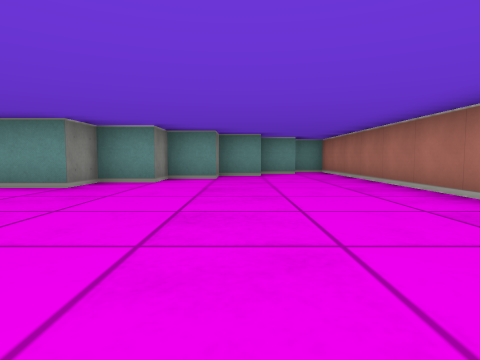
View 1 (above)

16 first-person views from a walk through a cub3D ray-caster map. The camera is about half as high as the walls, tilts 4° down and sees 75° across. The floor is counted in squares. Each view is taken from the middle of a square. On the plan, view 1 faces up. The plan holds only what a view shows up to about 9 squares ahead; the rest is blank.

View 2
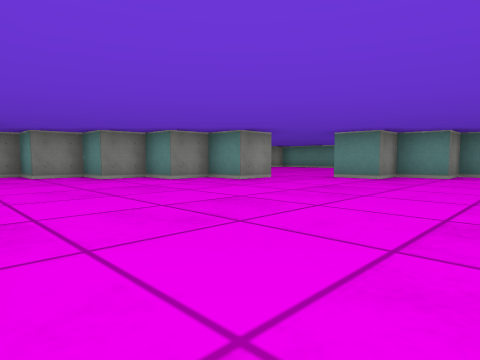

View 3
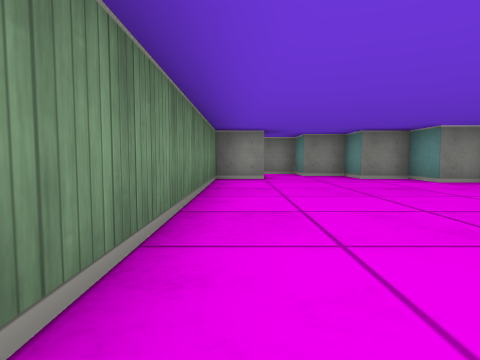

View 4
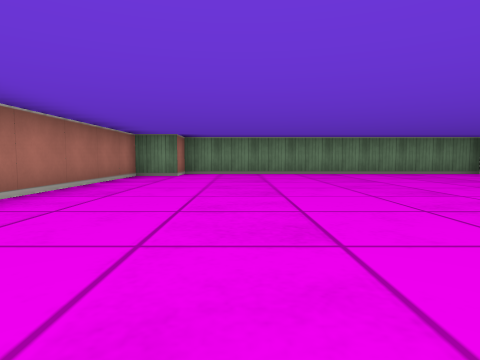

View 5
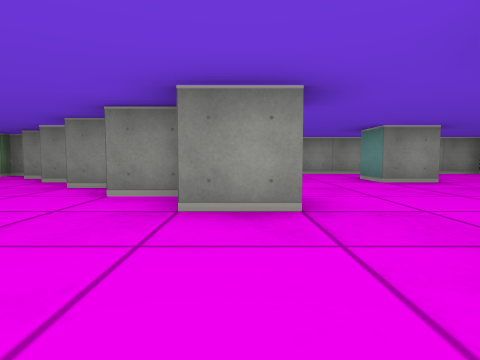

View 6
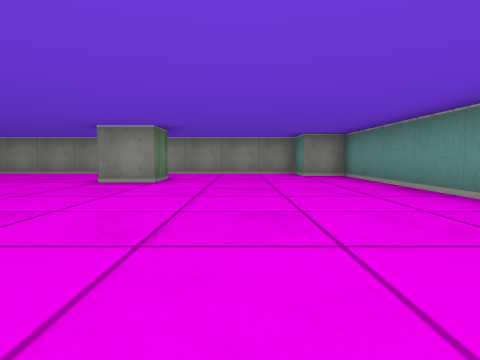

View 7
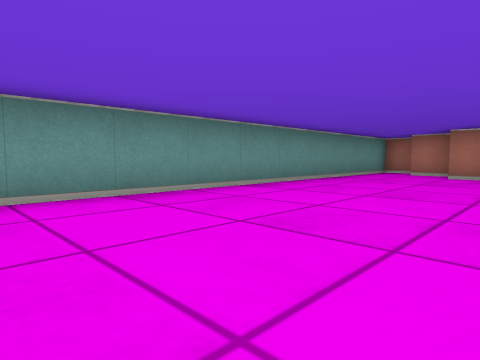

View 8
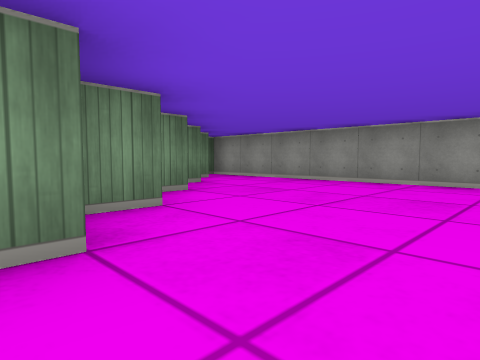

View 9
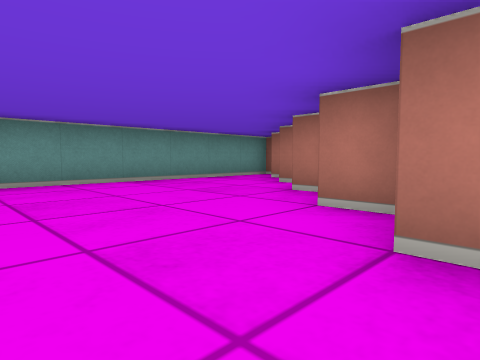

View 10
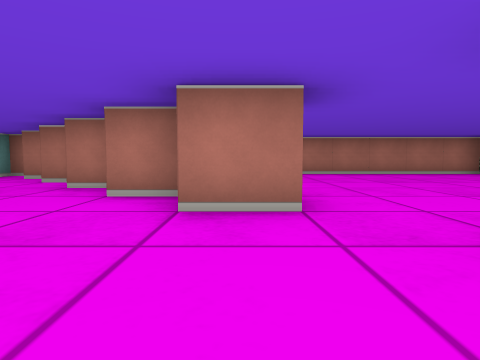

View 11
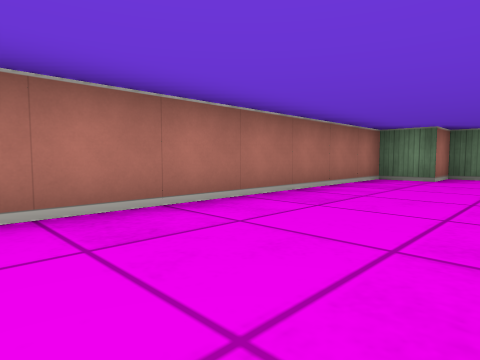

View 12
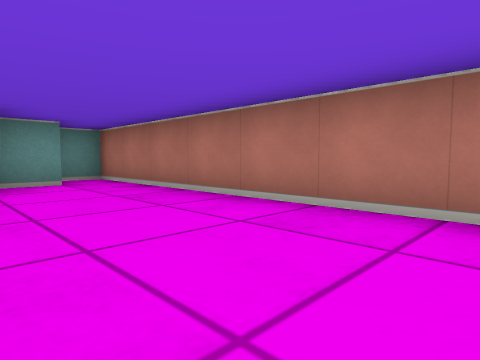

View 13
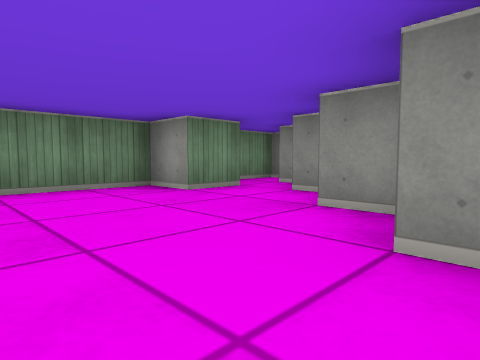

View 14
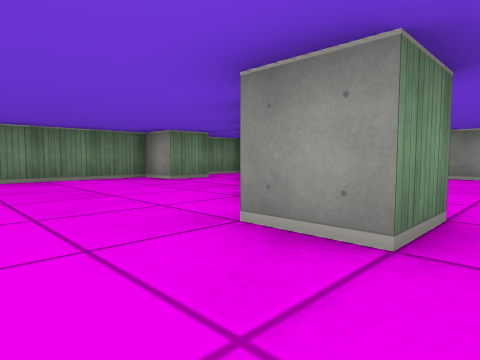

View 15
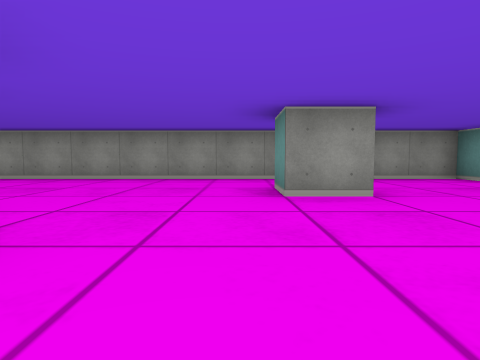

View 16
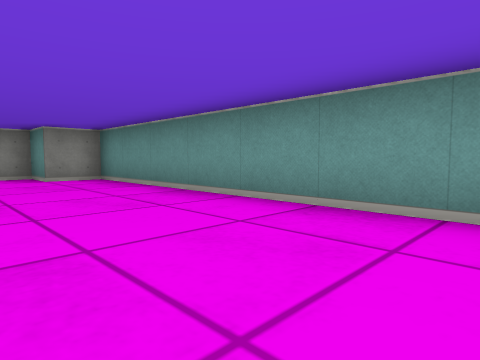

### Floor plan
Points are (right, up) in squares from view 1. A wall is a line through its corners. A room is listed if a view was taken in it or the views show most of it. See-through windows are left out.
Room 1 (views 1, 2, 3, 4, 5, 11, 12, 13, 14)
walls: (-4.5, 3.5) (-4.5, 2.5) (-5.5, 2.5) (-5.5, 1.5) (-6.5, 1.5) (-6.5, 0.5) (-7.5, 0.5) (-7.5, -0.5) (-8.5, -0.5) (-8.5, -1.5); (0.5, 7.5) (-0.5, 7.5) (-0.5, 6.5) (-1.5, 6.5) (-1.5, 5.5) (-2.5, 5.5) (-2.5, 4.5) (-3.5, 4.5); (-7.5, -1.5) (-6.5, -1.5) (-6.5, -2.5) (1.5, -2.5) (1.5, -1.5) (2.5, -1.5) (2.5, 9.5) (1.5, 9.5); (1.6, 8.5) (0.5, 8.5); (-9.6, -2.5) (-8.2, -2.5)
ways out: opening at (-4, 4) to room 2
Room 2 (views 6, 7, 8, 9, 10, 15, 16)
walls: (-8.5, 6.5) (-7.5, 6.5) (-7.5, 5.5) (-8.5, 5.5); (-5.6, 3.5) (-4.5, 3.5); (-3.5, 4.5) (-3.5, 5.5); (-6.6, 2.5) (-5.5, 2.5); (-2.5, 5.5) (-2.5, 6.5); (-1.5, 6.9) (-1.5, 7.5); (-7.5, 1.5) (-7, 1.5); (-0.5, 7.9) (-0.5, 8.5); (0.5, 8.5) (0.5, 9.5); (1.5, 9.5) (1.5, 10.5) (-9.5, 10.5) (-9.5, 9.5) (-10.5, 9.5) (-10.5, -1.5)
ways out: opening at (-4, 4) to room 1

Positions as (right, up) in squares from view 1, and headings:
1: (0, 0), facing up
2: (0, -2), facing up-left
3: (0, -2), facing left
4: (0, 6), facing down
5: (-2, 3), facing left
6: (-2, 8), facing left
7: (-8, 7), facing up-right
8: (-5, 5), facing down-left
9: (-5, 5), facing up-right
10: (-6, 5), facing right
11: (0, 5), facing down-right
12: (0, 3), facing up-right
13: (-4, 2), facing down-left
14: (-3, 4), facing down-left
15: (-4, 5), facing left
16: (-3, 8), facing up-left
